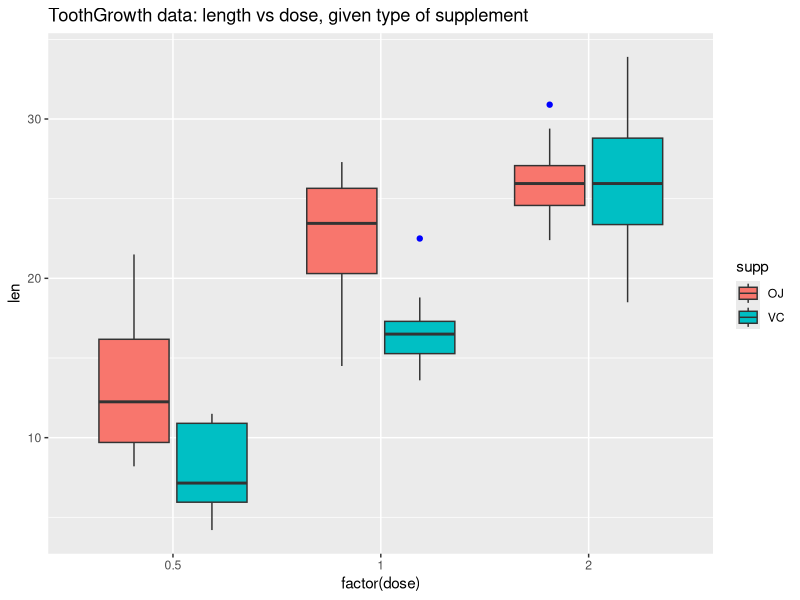
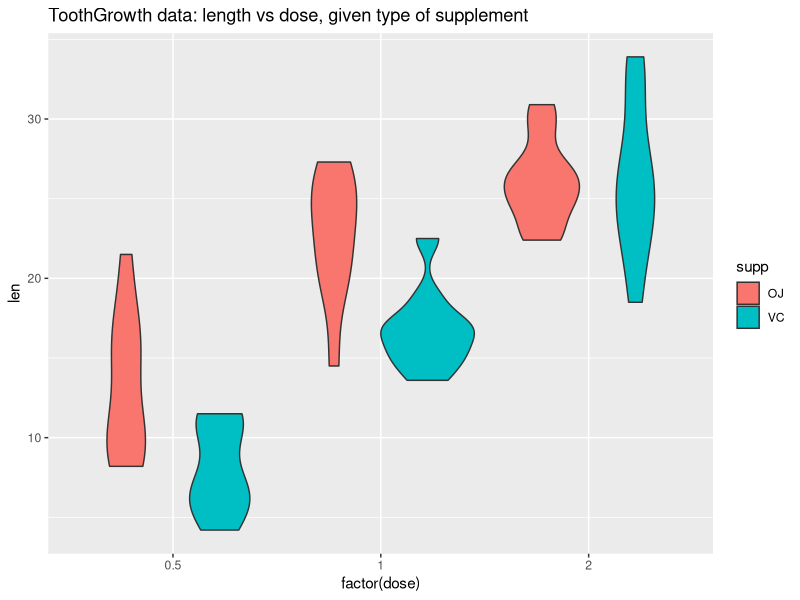
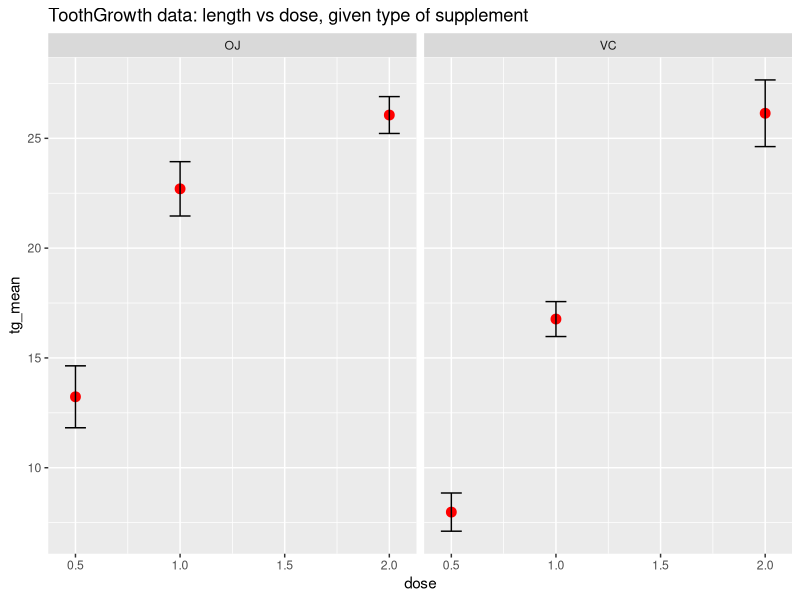

R code for these plots, in order:
# teeth study

# 1. Load the ToothGrowth data and perform some basic exploratory data analyses
# 2. Provide a basic summary of the data.
# 3. Use confidence intervals and/or hypothesis tests to compare tooth growth by supp and dose. (Only use the techniques from class
# 4. State your conclusions and the assumptions needed for your conclusions.
#
# Some criteria that you will be evaluated on
# * Did you  perform an exploratory data analysis of at least a single plot or table highlighting basic features of the data?
# * Did the student perform some relevant confidence intervals and/or tests?
# * Were the results of the tests and/or intervals interpreted in the context of the problem correctly?
# * Did the student describe the assumptions needed for their conclusions?

data("ToothGrowth")

library(dplyr)
library(ggplot2)
library(knitr)

se <- function(x) sqrt(var(x)/length(x))

tg <- ToothGrowth %>%
    group_by(supp, dose) %>%
    summarise_each(funs(mean, sd, se)) %>%
    rename(tg_mean = mean, tg_sd = sd, tg_se = se)

kable(summary(tg))


pl1 <- ggplot(ToothGrowth, aes(factor(dose), y=len, fill = supp)) +
    geom_boxplot(stat="boxplot", outlier.colour = "blue", notch = FALSE) +
    ggtitle("ToothGrowth data: length vs dose, given type of supplement")
print(pl1)


pl2 <- ggplot(ToothGrowth, aes(factor(dose), y=len, fill = supp)) +
    geom_violin(stat="ydensity", position = "dodge") +
    ggtitle("ToothGrowth data: length vs dose, given type of supplement")
print(pl2)


tg_limits <- aes(ymax = tg_mean + tg_se, ymin = tg_mean - tg_se)
pl3 <- ggplot(tg, aes(dose, tg_mean)) +
    geom_point(stat="identity", colour="red", size=3) +
    geom_errorbar( tg_limits, width = 0.1) +
    ggtitle("ToothGrowth data: length vs dose, given type of supplement") +
    facet_grid(.~supp)
print(pl3)
